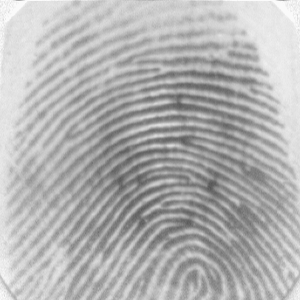
#> input picture Data/input/DB1_B/101_1.tif, 300 x 300 px
$ python -i texture.py   (imports and definitions only)   (older library calls are emulated)
#> lines starting #> are read from the running program, lines starting #| are printed output that depends on the picture
#> further down, picture is the input picture: shape (300, 300, 3); min 86, max 250, mean 178.1

# features/texture.py

import cv2
import numpy as np
import logging

logger = logging.getLogger(__name__)

# [47 lines left out: functions morphological_skeleton, block_orientation_std, not called in this run]


def analyze_texture(
    cropped_image: np.ndarray,
    roi_mask: np.ndarray = None
) -> dict:
    """
    Calcula métricas de textura:
      • sharpness (variância do Laplacian),
      • desvio padrão circular de orientação (via esqueleto morfológico),
      • contraste local (RMS).

    Args:
        cropped_image (np.ndarray): grayscale uint8 recortada.
        roi_mask       (np.ndarray): máscara boolean da ROI.

    Returns:
        dict: {'sharpness', 'orientation_std', 'contrast'}.
    """
    default_return = {"sharpness": 0.0, "orientation_std": 0.0, "contrast": 0.0}
    if cropped_image is None:
        return default_return

    try:
        gray = cropped_image

        # 1) Sharpness: variância do Laplacian
        lap = cv2.Laplacian(gray, cv2.CV_64F)
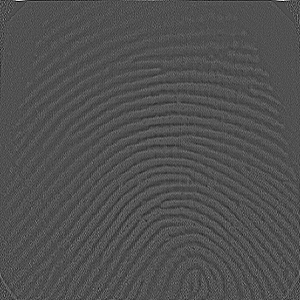
#> lap: shape (300, 300, 3) float64; min -87, max 188, mean 0; drawn with min black and max white
        sharpness = float(lap.var())
#> sharpness = 152.2

        # 2) ROI fallback Otsu se não fornecida
        if roi_mask is None:
            blur = cv2.GaussianBlur(gray, (7, 7), 0)
            _, tmp = cv2.threshold(
                blur, 0, 255,
                cv2.THRESH_BINARY_INV + cv2.THRESH_OTSU
            )
            kernel = np.ones((5, 5), np.uint8)
            tmp = cv2.morphologyEx(tmp, cv2.MORPH_CLOSE, kernel)
            tmp = cv2.morphologyEx(tmp, cv2.MORPH_OPEN,  kernel)
            roi_mask = tmp.astype(bool)

        # 3) Usa o método de blocos para orientação
        orientation_std = block_orientation_std(gray, roi_mask)

        # 4) Contrast (RMS)
        _, stddev = cv2.meanStdDev(gray)
        contrast = float(stddev[0, 0])

        return {
            "sharpness": sharpness,
            "orientation_std": orientation_std,
            "contrast": contrast
        }

    except Exception:
        logger.exception("analyze_texture failed")
        return default_return

>>> import cv2
>>> picture = cv2.imread('../../Data/input/DB1_B/101_1.tif')
>>> result = analyze_texture(picture)
#> result = {'sharpness': 0, 'orientation_std': 0, 'contrast': 0}

$ run again, on Data/input/DB1_B/101_2.tif
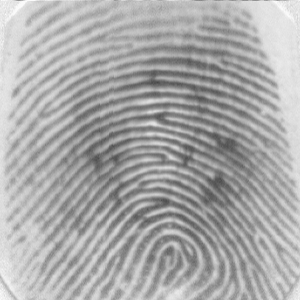
#> input picture Data/input/DB1_B/101_2.tif, 300 x 300 px
#> picture is the input picture: shape (300, 300, 3); min 71, max 250, mean 169.5
#> in analyze_texture, `lap = cv2.Laplacian(gray, cv2.CV_64F)`:
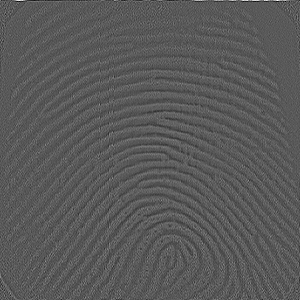
#> lap: shape (300, 300, 3) float64; min -109, max 201, mean 0; drawn with min black and max white
#> sharpness = 194.1
#> result = {'sharpness': 0, 'orientation_std': 0, 'contrast': 0}

$ run again, on Data/input/DB1_B/101_7.tif
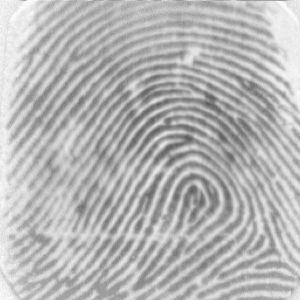
#> input picture Data/input/DB1_B/101_7.tif, 300 x 300 px
#> picture is the input picture: shape (300, 300, 3); min 88, max 250, mean 181.7
#> in analyze_texture, `lap = cv2.Laplacian(gray, cv2.CV_64F)`:
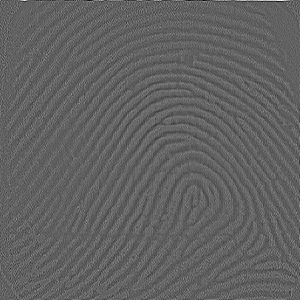
#> lap: shape (300, 300, 3) float64; min -124, max 198, mean 0; drawn with min black and max white
#> sharpness = 232
#> result = {'sharpness': 0, 'orientation_std': 0, 'contrast': 0}

$ run again, on Data/input/DB1_B/102_1.tif
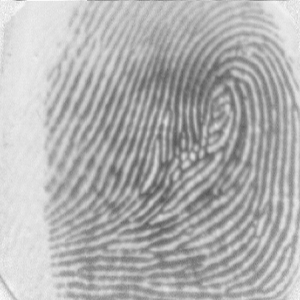
#> input picture Data/input/DB1_B/102_1.tif, 300 x 300 px
#> picture is the input picture: shape (300, 300, 3); min 87, max 250, mean 177.4
#> in analyze_texture, `lap = cv2.Laplacian(gray, cv2.CV_64F)`:
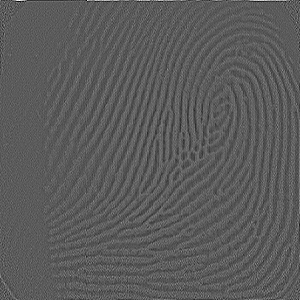
#> lap: shape (300, 300, 3) float64; min -102, max 182, mean 0.1; drawn with min black and max white
#> sharpness = 197.6
#> result = {'sharpness': 0, 'orientation_std': 0, 'contrast': 0}
